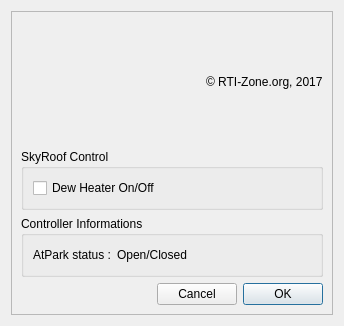
<?xml version="1.0" encoding="UTF-8"?>
<ui version="4.0">
 <class>X2Dome</class>
 <widget class="QDialog" name="X2Dome">
  <property name="geometry">
   <rect>
    <x>0</x>
    <y>0</y>
    <width>344</width>
    <height>326</height>
   </rect>
  </property>
  <property name="minimumSize">
   <size>
    <width>344</width>
    <height>326</height>
   </size>
  </property>
  <property name="maximumSize">
   <size>
    <width>344</width>
    <height>326</height>
   </size>
  </property>
  <property name="windowTitle">
   <string>SkyRoof controller settings</string>
  </property>
  <layout class="QVBoxLayout" name="verticalLayout_5">
   <item>
    <widget class="X2Form" name="X2Form">
     <property name="minimumSize">
      <size>
       <width>0</width>
       <height>0</height>
      </size>
     </property>
     <property name="maximumSize">
      <size>
       <width>1024</width>
       <height>768</height>
      </size>
     </property>
     <property name="frameShape">
      <enum>QFrame::StyledPanel</enum>
     </property>
     <property name="frameShadow">
      <enum>QFrame::Raised</enum>
     </property>
     <property name="SerialPortName" stdset="0">
      <string/>
     </property>
     <layout class="QGridLayout" name="gridLayout">
      <item row="4" column="0">
       <widget class="QGroupBox" name="groupBox">
        <property name="title">
         <string>Controller Informations</string>
        </property>
        <layout class="QGridLayout" name="gridLayout_3">
         <item row="0" column="0">
          <layout class="QHBoxLayout" name="horizontalLayout_6">
           <item>
            <widget class="QLabel" name="label_7">
             <property name="text">
              <string>AtPark status :</string>
             </property>
            </widget>
           </item>
           <item>
            <widget class="QLabel" name="AtParkStatus">
             <property name="text">
              <string>Open/Closed</string>
             </property>
            </widget>
           </item>
           <item>
            <spacer name="horizontalSpacer_7">
             <property name="orientation">
              <enum>Qt::Horizontal</enum>
             </property>
             <property name="sizeHint" stdset="0">
              <size>
               <width>40</width>
               <height>20</height>
              </size>
             </property>
            </spacer>
           </item>
          </layout>
         </item>
        </layout>
       </widget>
      </item>
      <item row="2" column="0">
       <widget class="QGroupBox" name="MaxDomeIIParams">
        <property name="title">
         <string>SkyRoof Control</string>
        </property>
        <layout class="QGridLayout" name="gridLayout_2">
         <item row="7" column="0">
          <widget class="QCheckBox" name="dewHeaterOnOff">
           <property name="text">
            <string>Dew Heater On/Off</string>
           </property>
          </widget>
         </item>
        </layout>
       </widget>
      </item>
      <item row="5" column="0">
       <layout class="QHBoxLayout" name="horizontalLayout_4">
        <item>
         <spacer name="horizontalSpacer_4">
          <property name="orientation">
           <enum>Qt::Horizontal</enum>
          </property>
          <property name="sizeHint" stdset="0">
           <size>
            <width>40</width>
            <height>20</height>
           </size>
          </property>
         </spacer>
        </item>
        <item>
         <widget class="QPushButton" name="pushButtonCancel">
          <property name="text">
           <string>Cancel</string>
          </property>
         </widget>
        </item>
        <item>
         <widget class="QPushButton" name="pushButtonOK">
          <property name="text">
           <string>OK</string>
          </property>
          <property name="default">
           <bool>true</bool>
          </property>
         </widget>
        </item>
       </layout>
      </item>
      <item row="0" column="0" rowspan="2">
       <layout class="QHBoxLayout" name="horizontalLayout_5">
        <item>
         <widget class="QLabel" name="label_logo">
          <property name="text">
           <string/>
          </property>
          <property name="pixmap">
           <pixmap>SkyRoof.png</pixmap>
          </property>
          <property name="alignment">
           <set>Qt::AlignCenter</set>
          </property>
          <property name="X2_PhotoFileName" stdset="0">
           <string>SkyRoof.png</string>
          </property>
         </widget>
        </item>
        <item>
         <spacer name="horizontalSpacer_3">
          <property name="orientation">
           <enum>Qt::Horizontal</enum>
          </property>
          <property name="sizeHint" stdset="0">
           <size>
            <width>40</width>
            <height>20</height>
           </size>
          </property>
         </spacer>
        </item>
        <item>
         <widget class="QLabel" name="label_4">
          <property name="text">
           <string>© RTI-Zone.org, 2017</string>
          </property>
         </widget>
        </item>
       </layout>
      </item>
     </layout>
    </widget>
   </item>
  </layout>
 </widget>
 <customwidgets>
  <customwidget>
   <class>X2Form</class>
   <extends>QFrame</extends>
   <header>x2form.h</header>
   <container>1</container>
  </customwidget>
 </customwidgets>
 <resources/>
 <connections/>
 <designerdata>
  <property name="gridDeltaX">
   <number>8</number>
  </property>
  <property name="gridDeltaY">
   <number>8</number>
  </property>
  <property name="gridSnapX">
   <bool>true</bool>
  </property>
  <property name="gridSnapY">
   <bool>true</bool>
  </property>
  <property name="gridVisible">
   <bool>true</bool>
  </property>
 </designerdata>
</ui>
